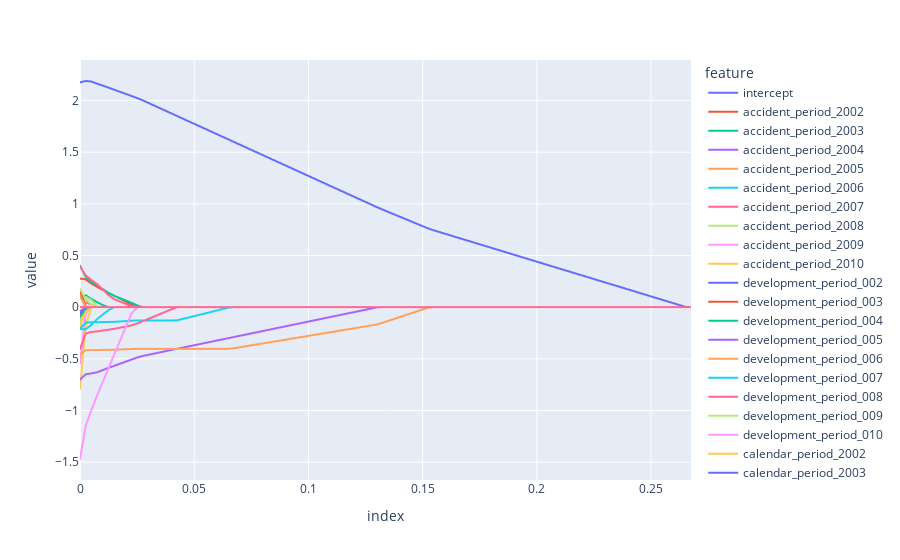

Notebook code cell kept with this figure:
### Code cell
p = rky.icrfs.GetX('train').columns.to_frame().reset_index(drop=True)
p.columns = ['feature']
df.join(p, how='left').set_index('feature').T.plot(kind='line')
